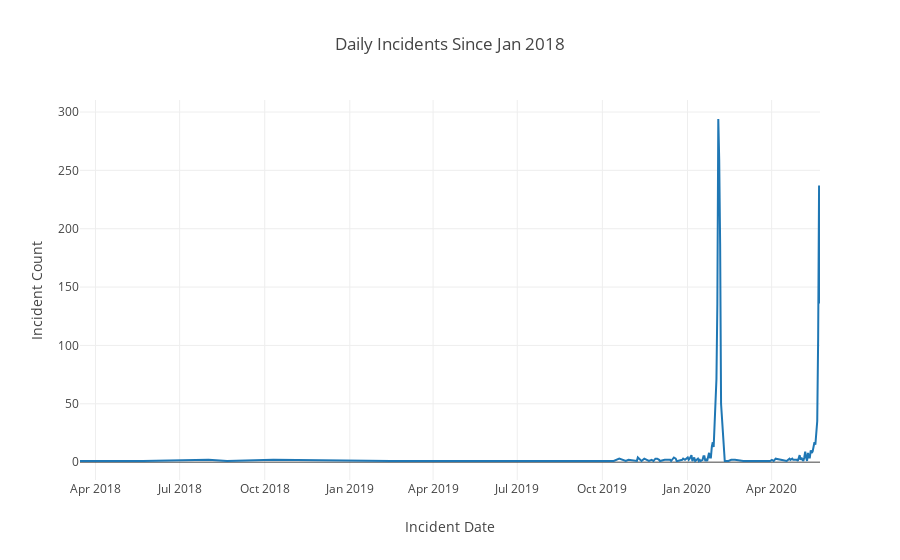

The code cell stored with this chart in its notebook:
### Code cell
data_by_date = [go.Scatter(x=results_by_date['incident_date'],
                          y=results_by_date['incident_code'],
                          mode='lines')]
layout = go.Layout(title="Daily Incidents Since Jan 2018",
                  xaxis=dict(title="Incident Date"),
                  yaxis=dict(title="Incident Count"),
                  hovermode='closest')
fig = go.Figure(data=data_by_date, layout=layout)
iplot(fig)

### Figure 1 — Plotly figure (JSON) as saved in the notebook; plotly's stock layout.template omitted (floating-point values rounded to 4 significant figures; data arrays with more than 128 entries replaced by an {"elided": "..."} marker saying what was removed)
{"data": [{"mode": "lines", "type": "scatter", "uid": "8afdd1e8-182c-4f67-81a9-a356ee0e6e8f", "x": {"elided": "138 str values"}, "y": {"elided": "138 int values"}}], "layout": {"hovermode": "closest", "title": {"text": "Daily Incidents Since Jan 2018"}, "xaxis": {"title": {"text": "Incident Date"}}, "yaxis": {"title": {"text": "Incident Count"}}}}
